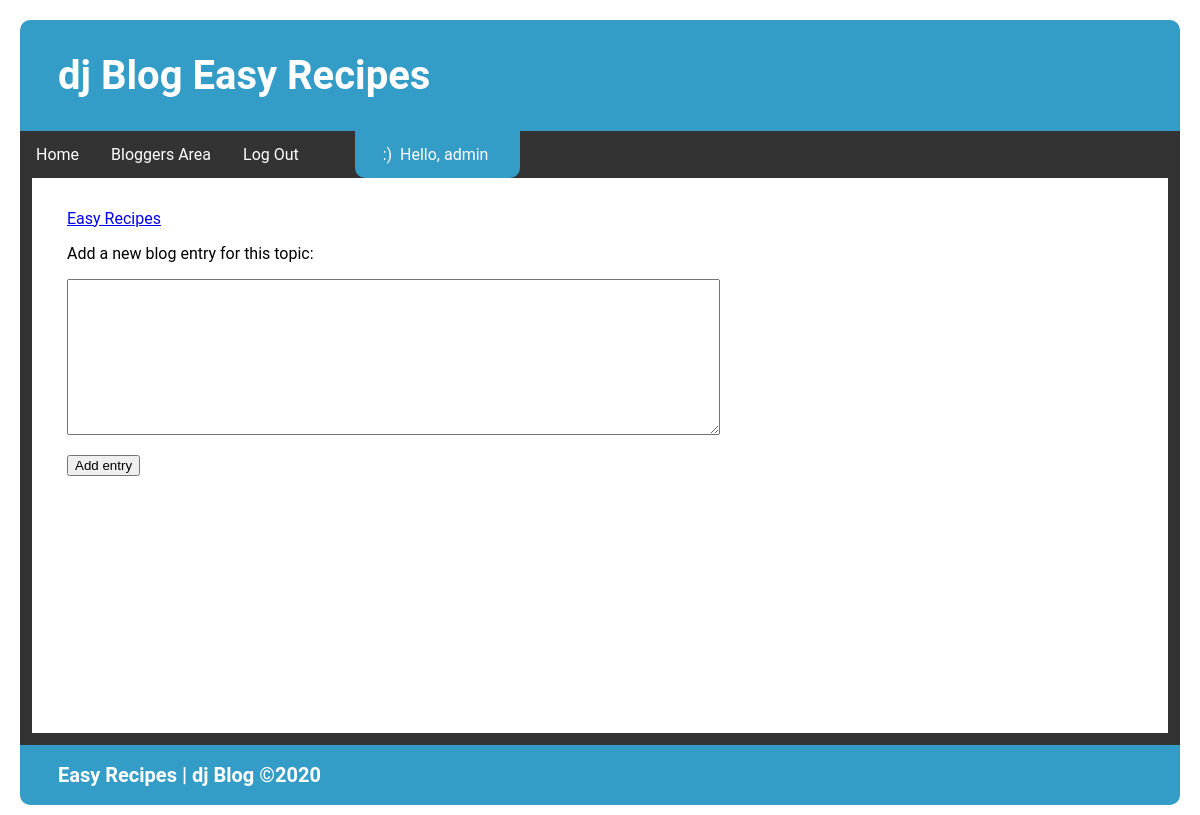
Before: /new_entry/2/ (signed in) with the older database file.
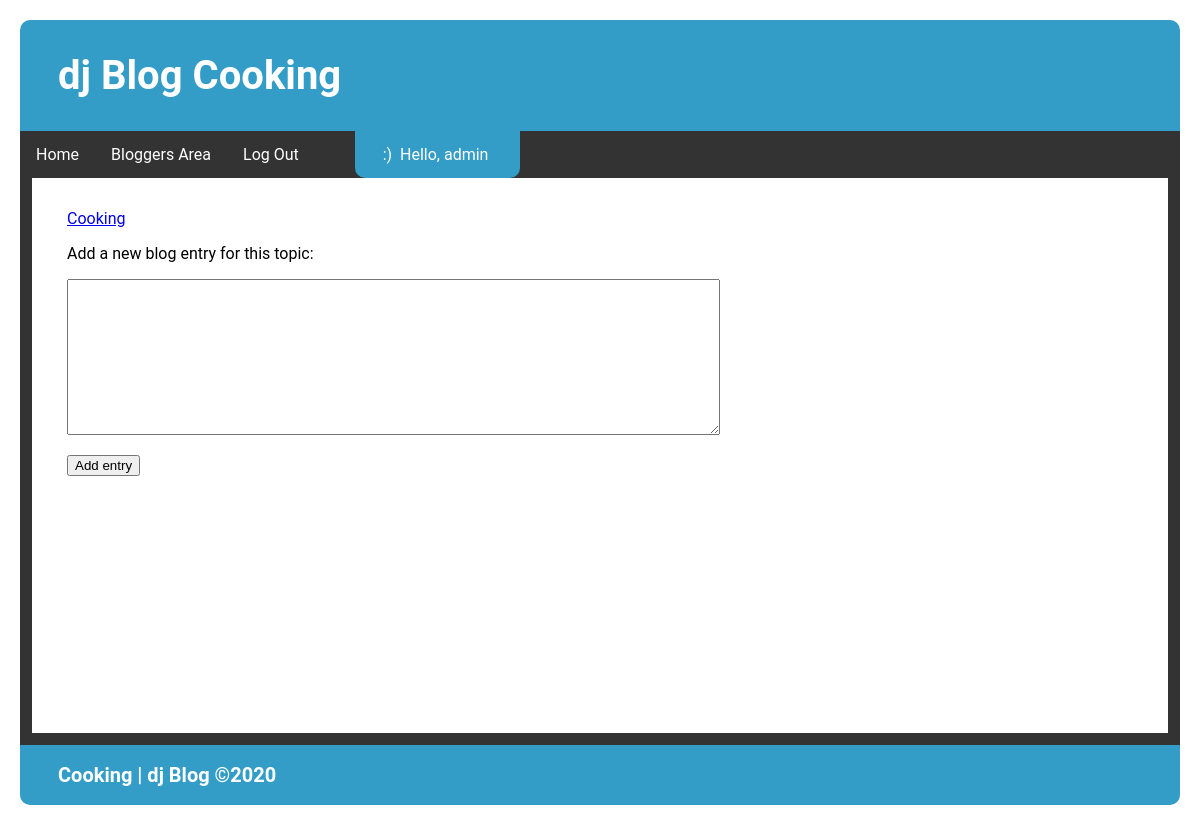
After: the same page with the newer database file.
### blog_app/models.py (models this page shows)
class Topic(models.Model):
    text = models.CharField(max_length=255)
    date_added = models.DateTimeField(auto_now_add=True)
    owner = models.ForeignKey(User, on_delete=models.CASCADE)
    def __str__(self):
        return self.text

### blog_app/views.py (the view, shortened to what this page needs)
# urls.py: path('new_entry/<int:topic_id>/', views.new_entry, name='new_entry'),
@login_required
def new_entry(request, topic_id):
    topic = Topic.objects.get(id=topic_id)
    if request.method != 'POST':
        form = EntryForm()
    content = {'topic': topic, 'form': form}
    return render(request, 'blog_app/new_entry.html', content)

### blog_app/forms.py
class EntryForm(forms.ModelForm):
    class Meta:
        model = Entry
        fields = ['text']
        labels = {'text': ''}
        widgets = {'text': forms.Textarea(attrs={'cols': 79})}

### blog_app/templates/blog_app/new_entry.html (shortened to what this page needs)
{% extends 'blog_app/base.html' %}
{%load static %}
{% block content %}
<p><a href="{% url 'blog_app:topic' topic.id %}">{{ topic }}</a></p>
<p>Add a new blog entry for this topic:</p>
<form action="{% url 'blog_app:new_entry' topic.id %}" method='post'>
    {{ form.as_p }}
    <button name='submit'>Add entry</button>
</form>
{% endblock content %}

### blog_app/templates/blog_app/base.html (shortened to what this page needs)
<!DOCTYPE html>
<html lang="en">
<head>
    {% load static %}
    <link rel="stylesheet" href="{% static 'style.css' %}">
</head>
<body>
    <div class="header">
        <h1>dj Blog {{ page_title|title }} {{ topic|title }}</h1>
    </div>
    <div class="navbar">
        {% with request.resolver_match.url_name as url_name %}
            <a href="{% url 'blog_app:index' %}">Home</a>
            <a href="{% url 'blog_app:topics' %}">Bloggers Area</a>
            {% if user.is_authenticated %}
                <a href="{% url 'users:logout' %}">Log Out</a>
                <a href="" class="dead_nav_space">&nbsp;&nbsp;</a>
                <a href="" class="user_auth_display">&nbsp;&nbsp;&nbsp;:)&nbsp; Hello, {{ user.username }} &nbsp;&nbsp;&nbsp;</a>
            {% else %}
                <a href="{% url 'users:register' %}">Register</a>
                <a href="{% url 'users:login' %}">Log In</a>
            {% endif %}
        {% endwith %}
    </div>
    <div class="outerContainer">
        <div class="innerContainer">
    {% block content %}
    {% endblock content %}
        </div>
    </div>
    <div class="footer">
        <h1>{{ page_title|title }} {{ topic|title }}&nbsp;|&nbsp;dj Blog &#169;2020&nbsp;&nbsp;</h1>
    </div>
</body>
</html>

Changed rows visible on the page:
changed Topic: text "Easy Recipes" → "Cooking"
